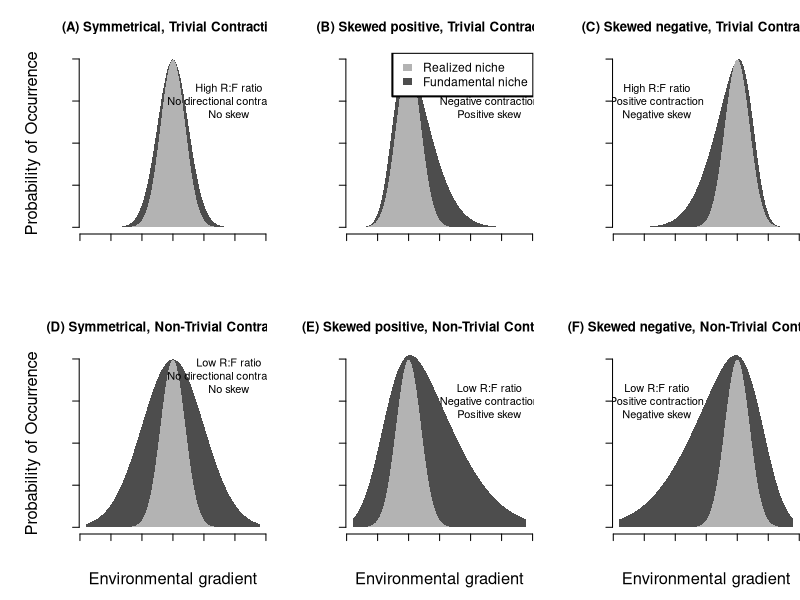

Recreate this plot in R.
# conceptual figure 1
setwd("/Users/danielclaughlin/Dropbox/Data/Fix the Niche/TREE revision")
library(sn)

pdf("FigI.pdf",width=12,height=8)

par(mfrow=c(2,3),mar=c(5,6,4,0), lwd=2, bty="n")
t <- seq(-14,14,length.out=200)

r1 <- dnorm(t,mean=0, sd=2)
f1 <- dnorm(t,mean=0, sd=2.5)*1.25
plot(t,r1,type="l", lty=2, col="white", main="(A) Symmetrical, Trivial Contraction", 
     xlab="", ylab="Probability of Occurrence",
     col.axis="white", cex.lab=1.5, cex.main=1.2, lwd=4)
polygon(c(t, rev(t)), c(f1, rep(0, length(f1))), col = "grey30", border=NA)
polygon(c(t, rev(t)), c(r1, rep(0, length(r1))), col = "grey70", border=NA)
text(9,0.15,"High R:F ratio
No directional contraction
No skew")

r1 <- dnorm(t,mean=-5, sd=2)
f1 <- sn::dsn(t, xi = -7.6, omega = 5, alpha = 3)*1.52
plot(t,r1,type="l", lty=2, col="white", main="(B) Skewed positive, Trivial Contraction",
     xlab="", ylab="", col.axis="white", cex.lab=1.5, cex.main=1.2, lwd=4)
polygon(c(t, rev(t)), c(f1, rep(0, length(f1))), col = "grey30", border=NA)
polygon(c(t, rev(t)), c(r1, rep(0, length(r1))), col = "grey70", border=NA)
text(8,0.15,"High R:F ratio
Negative contraction
Positive skew")
legend("topright",legend=c("Realized niche","Fundamental niche"),
       fill=c("grey70","grey30"),border=NA,cex=1.1)

r1 <- dnorm(t,mean=5, sd=2)
f1 <- sn::dsn(t, xi = 7.6, omega = 5, alpha = -3)*1.52
plot(t,r1,type="l", lty=2, col="white", main="(C) Skewed negative, Trivial Contraction",
     xlab="", ylab="", col.axis="white", cex.lab=1.5, cex.main=1.2, lwd=4)
polygon(c(t, rev(t)), c(f1, rep(0, length(f1))), col = "grey30", border=NA)
polygon(c(t, rev(t)), c(r1, rep(0, length(r1))), col = "grey70", border=NA)
text(-8,0.15,"High R:F ratio
Positive contraction
Negative skew")

r1 <- dnorm(t,mean=0, sd=2)
f1 <- dnorm(t,mean=0, sd=5)*2.5
plot(t,r1,type="l", lty=2, col="white", main="(D) Symmetrical, Non-Trivial Contraction", 
     xlab="Environmental gradient", ylab="Probability of Occurrence",
     col.axis="white", cex.lab=1.5, cex.main=1.2, lwd=4)
polygon(c(t, rev(t)), c(f1, rep(0, length(f1))), col = "grey30", border=NA)
polygon(c(t, rev(t)), c(r1, rep(0, length(r1))), col = "grey70", border=NA)
text(9,0.18,"Low R:F ratio
No directional contraction
No skew")

r1 <- dnorm(t,mean=-5, sd=2)
f1 <- sn::dsn(t, xi = -9, omega = 9, alpha = 3)*2.8
plot(t,r1,type="l", lty=2, col="white", main="(E) Skewed positive, Non-Trivial Contraction",
     xlab="Environmental gradient", ylab="", col.axis="white", cex.lab=1.5, cex.main=1.2, lwd=4)
polygon(c(t, rev(t)), c(f1, rep(0, length(f1))), col = "grey30", border=NA)
polygon(c(t, rev(t)), c(r1, rep(0, length(r1))), col = "grey70", border=NA)
text(8,0.15,"Low R:F ratio
Negative contraction
Positive skew")

r1 <- dnorm(t,mean=5, sd=2)
f1 <- sn::dsn(t, xi = 9, omega = 9, alpha = -3)*2.8
plot(t,r1,type="l", lty=2, col="white", main="(F) Skewed negative, Non-Trivial Contraction",
     xlab="Environmental gradient", ylab="", col.axis="white", cex.lab=1.5, cex.main=1.2, lwd=4)
polygon(c(t, rev(t)), c(f1, rep(0, length(f1))), col = "grey30", border=NA)
polygon(c(t, rev(t)), c(r1, rep(0, length(r1))), col = "grey70", border=NA)
text(-8,0.15,"Low R:F ratio
Positive contraction
Negative skew")

dev.off()
